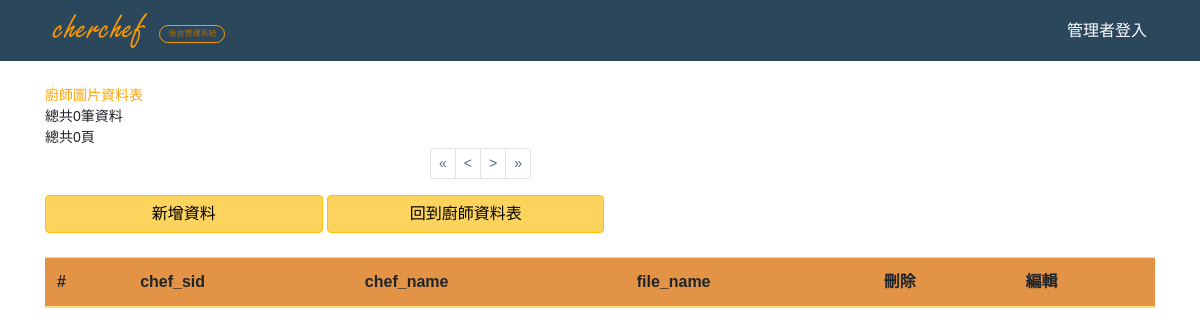
The app's page /Chef/chef_photo.php, older data.
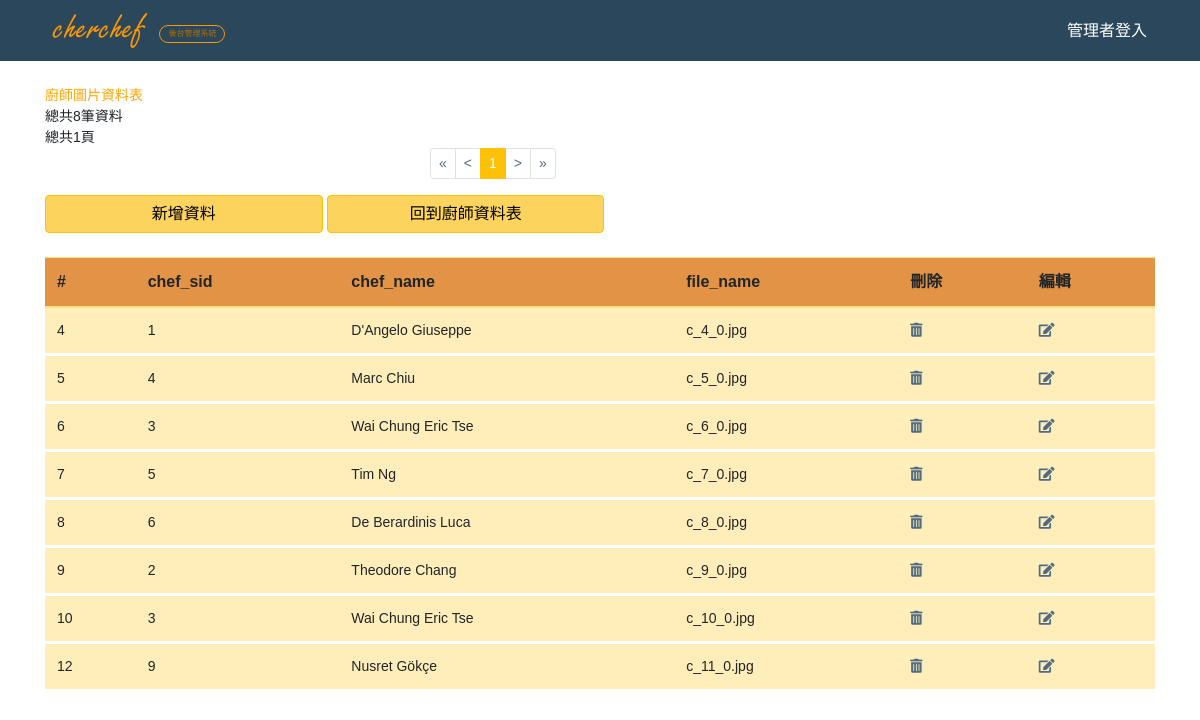
The same page, newer data.
### tables this page shows
CREATE TABLE `chef_photo` (
  `sid` int(11) NOT NULL,
  `chef_sid` int(11) NOT NULL,
  `file_name` varchar(255) NOT NULL
);

CREATE TABLE `chef` (
  `sid` int(11) NOT NULL,
  `name` varchar(255) NOT NULL,
  `email` varchar(255) NOT NULL,
  `password` varchar(255) NOT NULL,
  `mobile` varchar(255) NOT NULL,
  `birthday` date NOT NULL,
  `pic` varchar(255) NOT NULL,
  `title` varchar(255) DEFAULT NULL,
  `info` varchar(255) DEFAULT NULL,
  `experience` varchar(255) NOT NULL,
  `food_set` varchar(255) DEFAULT NULL,
  `area` varchar(255) NOT NULL,
  `restaurant` varchar(255) DEFAULT NULL,
  `own_kitchen` varchar(255) NOT NULL,
  `tool` varchar(255) DEFAULT NULL,
  `note` varchar(255) DEFAULT NULL
);

### Chef/chef_photo.php (the view, shortened to what this page needs)
<?php
require __DIR__.'/connect.php';
$per_page = 10;
$page = isset($_GET['page'])? intval($_GET['page']):1;
$t_sql = "SELECT COUNT(1) FROM chef_photo";
$t_stmt = $pdo->query($t_sql);
$total_rows = $t_stmt->fetch(PDO::FETCH_NUM)[0];
$total_pages = ceil($total_rows/$per_page);
if($page>$total_pages) $page =$total_pages;
if($page<1) $page =1;
$sql = sprintf("SELECT * FROM chef_photo ORDER BY sid LIMIT %s, %s", ($page-1)*$per_page, $per_page);
$stmt = $pdo->query($sql);
$rows = $stmt->fetchAll(PDO::FETCH_ASSOC);
?>
<?php include __DIR__. '/_html_header.php' ?>
<?php include __DIR__. '/_navbar.php' ?>
<br>
<div class="container">
<div class="form_data_font_style" style="color:orange;">廚師圖片資料表</div>
<div class="form_data_font_style"><?= '總共'.$total_rows.'筆資料' ?></div>
<div class="form_data_font_style"><?= '總共'.$total_pages.'頁' ?></div>
<div class ="col-md-4 center_div">
<nav aria-label="...">
  <ul class="pagination pagination-sm">
  <li class="page-item">
      <a class="page-link" href="?page=1" aria-label="Previous">
        <span aria-hidden="true">&laquo;</span></a>
    </li>
  <li class="page-item <?= $page<=1 ?'disable':''?>">
        <a class ="page-link" href="?page=<?= $page-1 ?>">&lt;</a>
  </li>
  <?php for($i=1;$i<=$total_pages;$i++): ?>
    <li class="page-item <?= $i==$page ? 'active': ''?>">
        <a class ="page-link bg-warning border-warning"  href="?page=<?= $i ?>"><?= $i ?></a>
    </li>
    <?php endfor ?>
    <li class="page-item <?= $page>=$total_pages ?'disable':''?>">
    <a class ="page-link" href="?page=<?= $page+1 ?>">&gt;</a>
  </li>
  <li class="page-item">
      <a class="page-link" href="?page=<?= $total_pages ?>" aria-label="Next">
        <span aria-hidden="true">&raquo;</span>
      </a>
    </li>
  </ul>
</nav>
</div>
<div class="center_div">
  <a href="chef_photo_insert.php"><button type="button" class="btn btn-warning  col-md-3  ">新增資料</button></a>
  <a href="chef.php"><button type="button" class="btn btn-warning  col-md-3  ">回到廚師資料表</button></a>
  <br>
</div>
<br>
<table class="table table-warning table-hover">
<thead class="bg-warning">
    <tr>
      <th scope="col" >#</th>
      <th scope="col">chef_sid</th>
      <th scope="col" >chef_name</th></th>
      <th scope="col" >file_name</th>
      <th scope="col">刪除</th>
      <th scope="col">編輯</th>
    </tr>
  </thead>
  <tbody>
  <?php foreach($rows as $row):?>
    <tr class="form_data_font_style">
      <td><?=$row['sid']?></td>
      <td><?=$row['chef_sid']?></td>
   <?php
   $stmt2 = $pdo->prepare("SELECT * FROM chef WHERE sid=?");
   $stmt2->execute([$row['chef_sid']]);
   $user = $stmt2->fetch(PDO::FETCH_ASSOC);
   ?>
      <td><?=$user['name']?></td>
      <td><?=$row['file_name']?></td>
     <td><a href="javascript: delete_it(<?= $row['sid'] ?>,'<?= $row['file_name']?>')"><i class="fas fa-trash-alt"></i></a></td>
     <td><a href="chef_photo_data_edit.php?sid=<?= $row['sid'] ?>"><i class="fas fa-edit"></i></a></td>
    </tr>
<?php endforeach; ?>
  </tbody>
</table>
<br>
</div>
<?php include __DIR__. '/_html_footer.php';  ?>

Row changes from the older to the newer data that the page shows:
added chef_photo: sid "4", chef_sid "1", chef.name "D'Angelo Giuseppe", file_name "c_4_0.jpg"
added chef_photo: sid "5", chef_sid "4", chef.name "Marc Chiu", file_name "c_5_0.jpg"
added chef_photo: sid "6", chef_sid "3", chef.name "Wai Chung Eric Tse", file_name "c_6_0.jpg"
added chef_photo: sid "7", chef_sid "5", chef.name "Tim Ng", file_name "c_7_0.jpg"
added chef_photo: sid "8", chef_sid "6", chef.name "De Berardinis Luca", file_name "c_8_0.jpg"
added chef_photo: sid "9", chef_sid "2", chef.name "Theodore Chang", file_name "c_9_0.jpg"
added chef_photo: sid "10", chef_sid "3", chef.name "Wai Chung Eric Tse", file_name "c_10_0.jpg"
added chef_photo: sid "12", chef_sid "9", chef.name "Nusret Gökçe", file_name "c_11_0.jpg"
Text that changed along with them:
$total_rows: "0" → "8"
$total_pages: "0" → "1"
new list line: "1"
